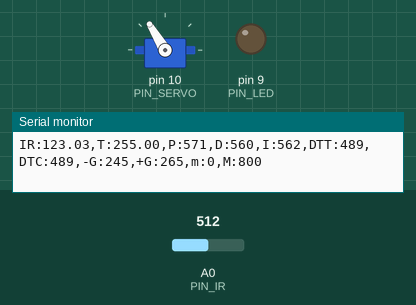
Bench run of a sketch on a simulated Arduino Uno, built with avr-gcc and run on an emulated ATmega328P. Parts: servo, output pins drawn as LEDs (lit = HIGH), the last lines printed to the serial monitor. The inputs (shaded band) are chosen by the test bench; at power-on: A0 (PIN_IR) = 512.

Above: at 1.04 s.
1.3 s: A0 (PIN_IR) set to 245
At 1.82 s:
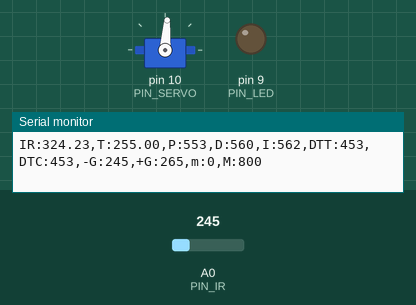
4.3 s: A0 (PIN_IR) set to 306
7.2 s: A0 (PIN_IR) set to 511
At 15.2 s:
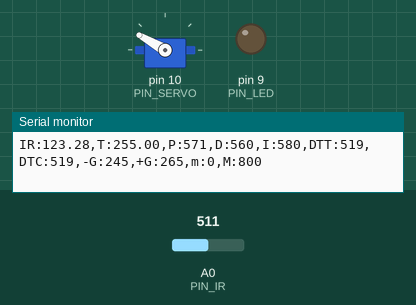
Timing chart, 0 to 16.2 s (numbered marks = the images above; inputs shaded):
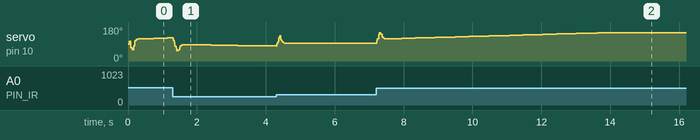

The sketch:

28P14.ino
```cpp
#include <Servo.h>

/////////////////////////////
// Configurable parameters //
/////////////////////////////
// Arduino pin assignment
#define PIN_LED 9
#define PIN_SERVO 10
#define PIN_IR A0

// Framework setting
#define _DIST_TARGET 255 // 중간값
#define _DIST_MIN 100 // 측정 최솟값
#define _DIST_MAX 410 // 측정 최댓값

// Distance sensor
#define EMA_ALPHA 0.4

// ir filter by 김태완
#define LENGTH 30
#define k_LENGTH 8
#define Horizontal_Angle 2160
#define Max_Variable_Angle 100

int a, b; // unit: mm
int correction_dist, iter;
float dist_list[LENGTH], sum, dist_ema, alpha;

// Servo range
#define _DUTY_MIN 1050   // 서보 제어 펄스 폭: 최고 각도 / 212mm
#define _DUTY_NEU 1500   // 서보 제어 펄스 폭: 수평 / 188mm
#define _DUTY_MAX 2090  // 서보 제어 펄스 폭: 최저 각도 / 170mm

// Servo speed control
#define _SERVO_ANGLE 30
#define _SERVO_SPEED 1000

// Event periods
#define _INTERVAL_DIST 20    // 거리측정주기 (ms)
#define _INTERVAL_SERVO 20   // 서보제어주기 (ms)
#define _INTERVAL_SERIAL 100 // Serial제어주기 (ms)

// PID parameters
// control을 duty로 완벽히 매칭시키지 못해 정지 지점이 gain에 따라 달라지는 문제를 상수로 해결
#define CONTROL_CONST 0
#define _KP 1.8
#define _KI 0.008
#define _KD 120
#define _K 1.0

// filter by 추헌준
const float coE[] = {-0.0000185, 0.0106246, -0.5796819, 98.6079364};

//////////////////////
// global variables //
//////////////////////
// Servo instance
Servo myservo;

// Distance sensor
float dist_target;         // 공을 보낼 위치
float dist_raw;  // 센서가 인식한 거리
float last_sampling_dist;  // 마지막으로 정상 측정된 거리

// Event periods
// 마지막으로 샘플링/서보제어/시리얼출력한 시각
unsigned long last_sampling_time_dist, last_sampling_time_servo, last_sampling_time_serial;
// 샘플링/서보제어/시리얼출력 제어 플래그
bool event_dist, event_servo, event_serial;

// Servo speed control
int duty_chg_per_interval; // 서보 업데이트 1주기에 증감 가능한 duty 의 최댓값
int duty_target, duty_curr;

// PID variables
float error_curr;
float error_prev, control, pterm, dterm, iterm;


void setup() {
  // initialize GPIO pins for LED and attach servo
  pinMode(PIN_LED, OUTPUT);  // PIN_LED 핀을 OUTPUT으로 설정
  myservo.attach(PIN_SERVO); // PIN_SERVO 핀을 servo를 쓰는 핀으로 설정

  // initialize global variables
  last_sampling_dist = 0;
  dist_raw = 0;
  dist_ema = 0;
  dist_target = _DIST_TARGET;
  control = _DUTY_NEU;
  duty_curr = _DUTY_NEU;

  correction_dist = 0;
  iter = 0; sum = 0;
  alpha = EMA_ALPHA;

  pterm = dterm = iterm = 0;

  // 서보 업데이트 1주기에 증감 가능한 duty 의 최댓값
  duty_chg_per_interval = (_DUTY_MAX - _DUTY_MIN) * (_SERVO_SPEED / 180.0) * (_INTERVAL_SERVO / 1000.0);

  // 마지막 이벤트 발생 시각 초기화
  last_sampling_time_dist = 0;
  last_sampling_time_servo = 0;
  last_sampling_time_serial = 0;

  // 이벤트 제어 플래그 비활성화
  event_dist = false;
  event_servo = false;
  event_serial = false;

  // initialize serial port
  Serial.begin(115200);
}

void loop() {
  /////////////////////
  // Event generator //
  /////////////////////
  // 거리 측정 주기가 되었는지 검사
  if (millis() >= last_sampling_time_dist + _INTERVAL_DIST)
    event_dist = true;

  // 서보 제어 주기가 되었는지 검사
  if (millis() >= last_sampling_time_servo + _INTERVAL_SERVO)
    event_servo = true;

  // Serial 제어 주기가 되었는지 검사
  if (millis() >= last_sampling_time_serial + _INTERVAL_SERIAL)
    event_serial = true;

  ////////////////////
  // Event handlers //
  ////////////////////

  if (event_dist) {
    event_dist = false;

    // 필터링된 측정 거리
    dist_ema = ir_distence_filter();

    // 오차 = 목표까지의 거리 - 탁구공까지의 거리
    error_curr = dist_target - dist_ema;

    // p항(proportional)
    pterm = _KP * error_curr;

    // I항(integral)
    iterm += _KI * error_curr;

    // d항(derivative)
    dterm = _KD * (error_curr - error_prev);

    // 제어량: P + I + D 예정
    control = _K * (pterm + dterm + iterm);

    duty_target = _DUTY_NEU + control + CONTROL_CONST;

    // control을 duty로 완벽히 매칭시키지 못해 정지 지점이 gain에 따라 달라지는 문제를 상수로 해결
    duty_target = max(min(duty_target, _DUTY_MAX), _DUTY_MIN);

    error_prev = error_curr;

    // 마지막 샘플링 시각 업데이트
    last_sampling_time_dist += _INTERVAL_DIST;
  }

  if (event_servo) {
    event_servo = false;

    // 움직여야 하는 duty가 최대 이동 가능 duty보다 큰 경우
    if (abs(duty_target - duty_curr) > duty_chg_per_interval) {
      // 목표 duty_target이 duty_curr보다 작은 경우 duty_curr을 duty_chg_per_interval만큼 낮춰줌
      // (현재 duty값에서 내려줘야 하므로)
      if (duty_target < duty_curr) {
        duty_curr -= duty_chg_per_interval;
        if (duty_curr < duty_target) duty_curr = duty_target;
      }

      // 목표 duty_target이 duty_curr보다 큰 경우 duty_curr을 duty_chg_per_interval만큼 높여줌
      // (현재 duty값에서 올려줘야 하므로)
      else {
        duty_curr += duty_chg_per_interval;
        if (duty_curr > duty_target) duty_curr = duty_target;
      }
    }
    // 움직여야 하는 duty가 최대 이동 가능 duty보단 작은 경우
    else {
      // 그냥 그대로 갱신해줌
      duty_curr = duty_target;
    }

    myservo.writeMicroseconds(duty_curr);

    // 마지막 서보 제어 시각 업데이트
    last_sampling_time_servo += _INTERVAL_SERVO;
  }

  if (event_serial) {
    event_serial = false;

    Serial.print("IR:");
    Serial.print(dist_raw);
    Serial.print(",T:");
    Serial.print(dist_target);
    Serial.print(",P:");
    Serial.print(map(pterm,-1000,1000,510,610));
    Serial.print(",D:");
    Serial.print(map(dterm,-1000,1000,510,610));
    Serial.print(",I:");
    Serial.print(map(iterm,-1000,1000,510,610));
    Serial.print(",DTT:");
    Serial.print(map(duty_target,1000,2000,410,510));
    Serial.print(",DTC:");
    Serial.print(map(duty_curr,1000,2000,410,510));
    Serial.println(",-G:245,+G:265,m:0,M:800");

    // 마지막 Serial 출력 시각 업데이트
    last_sampling_time_serial += _INTERVAL_SERIAL;
  }
}

float ir_distance(void) { // return value unit: mm
  float val, raw;
  float volt = float(analogRead(PIN_IR));
  float result;

  raw = ((6762.0 / (volt - 9.0)) - 4.0) * 10.0; // 변환 식 보정 필요
  result = coE[0] * pow(raw, 3) + coE[1] * pow(raw, 2) + coE[2] * raw + coE[3];

  if (result >= _DIST_MIN && result <= _DIST_MAX) {
    last_sampling_dist = raw;
  }
  else {
    result = last_sampling_dist;
  }

  return result;
}

// ir filter by 김태완
float ir_distence_filter() {
  sum = 0;
  iter = 0;

  while (iter < LENGTH)
  {
    dist_list[iter] = ir_distance();
    sum += dist_list[iter];
    iter++;
  }

  for (int i = 0; i < LENGTH-1; i++){
    for (int j = i+1; j < LENGTH; j++){
      if (dist_list[i] > dist_list[j]) {
        float tmp = dist_list[i];
        dist_list[i] = dist_list[j];
        dist_list[j] = tmp;
      }
    }
  }

  for (int i = 0; i < k_LENGTH; i++) {
    sum -= dist_list[i];
  }
  for (int i = 1; i <= k_LENGTH; i++) {
    sum -= dist_list[LENGTH-i];
  }

  float dist_cali = sum/(LENGTH-2*k_LENGTH);

  dist_raw = alpha*dist_cali + (1-alpha)*dist_ema;

  return dist_raw;
}
```
